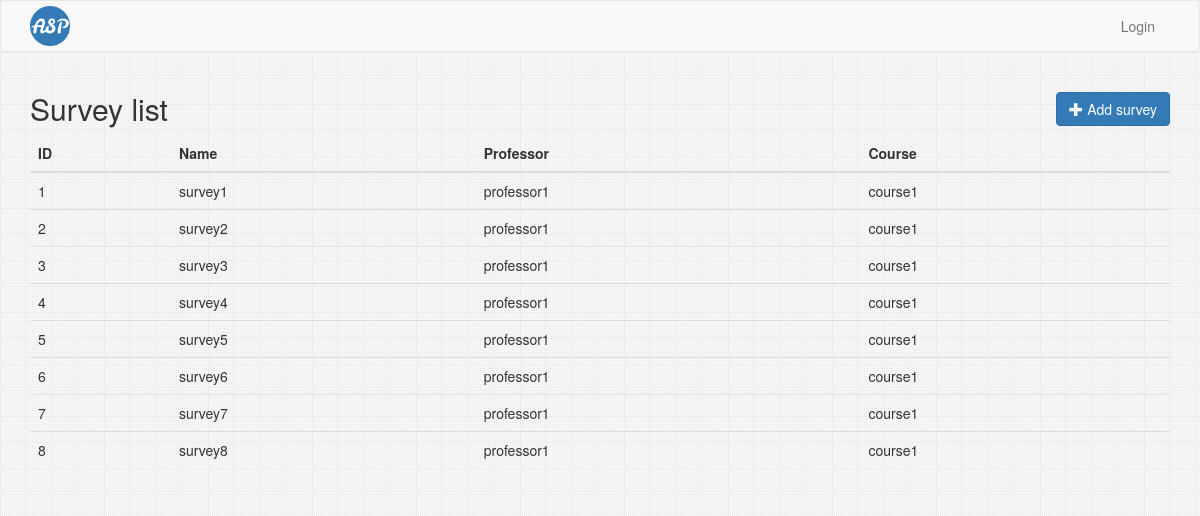
Before: /survey/list with the older database file.
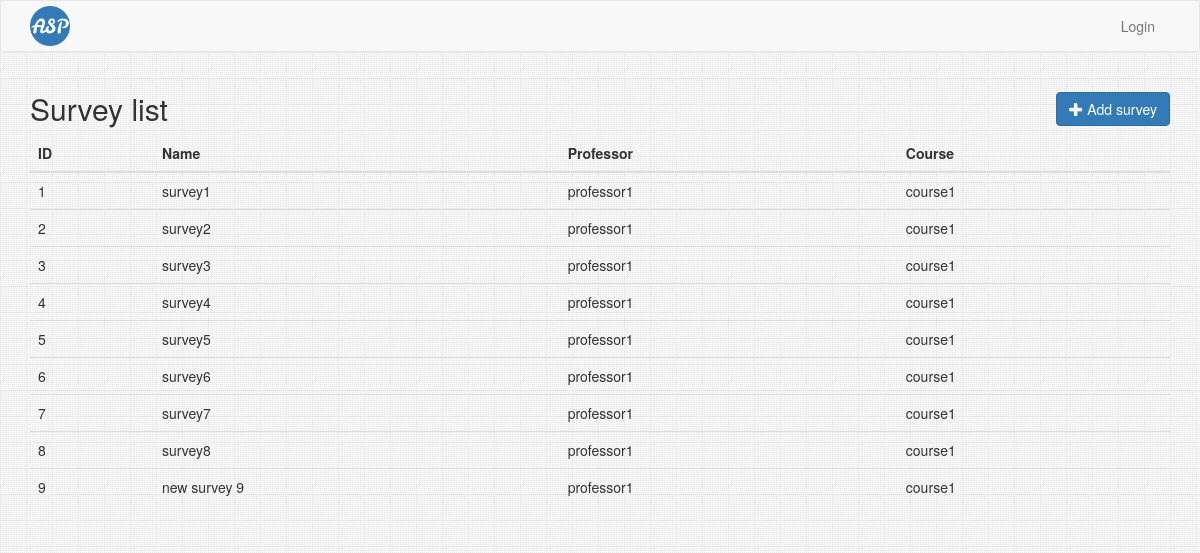
After: the same page with the newer database file.
### Survey/models.py (models this page shows, shortened)
class Survey(models.Model):
    name = models.CharField(
        max_length=400,
    )
    description = models.TextField(
        max_length=4000,
    )
    creation_date = models.DateTimeField(
        auto_now_add=True,
    )
    due_date = models.DateTimeField()
    is_active = models.BooleanField(
        default=True,
    )
    professor = models.ForeignKey(
        Professor,
        related_name='surveys',
    )
    educational_year = models.ForeignKey(
        EducationalYear,
        related_name='surveys',
    )
    course = models.ForeignKey(
        Course,
        related_name='surveys',
    )

### Professor/models.py (models this page shows)
class Professor(models.Model):
    user = models.OneToOneField(
        settings.AUTH_USER_MODEL,
        primary_key=True,
        on_delete=models.CASCADE,
    )
    secondary_email = models.EmailField(
        max_length=100,
    )
    courses = models.ManyToManyField(
        Course,
        related_name='professors',
        blank=True,
    )
    def __str__(self):
        return self.user.username

### Home/models.py (models this page shows)
class User(AbstractUser):
    id_number = models.BigIntegerField(
        unique=True,
        verbose_name='ID number',
    )
    name = models.CharField(
        max_length=300,
    )
    email = models.EmailField(
        max_length=254,
        unique=True,
    )
    mobile_number = models.CharField(
        max_length=15,
    )
    is_admin = models.BooleanField(
        default=False,
    )
    is_professor = models.BooleanField(
        default=False,
    )
    is_student = models.BooleanField(
        default=False,
    )

### Course/models.py (models this page shows)
class Course(models.Model):
    name = models.CharField(
        max_length=200,
    )
    code = models.CharField(
        max_length=200,
    )
    department = models.ForeignKey(
        Department,
        on_delete=models.CASCADE,
        related_name='courses',
    )
    academic_year = models.ForeignKey(
        AcademicYear,
        on_delete=models.CASCADE,
        related_name='courses',
    )
    is_active = models.BooleanField(
        default=True,
    )
    def __str__(self):
        return self.name

### Survey/views.py (the view)
class SurveyList(ListView):
    model = Survey

### Survey/templates/Survey/survey_list.html (shortened to what this page needs)
{% extends 'base.html' %}
{% block content %}
    <h2>
    Survey list
    <a href="{% url 'survey:create' %}" class="btn btn-primary pull-right">
      <span class="glyphicon glyphicon-plus"></span> Add survey
    </a>
    </h2>
    <table class="table table-hover">
    <thead>
        <tr>
            <th>ID</th>
            <th>Name</th>
            <th>Professor</th>
            <th>Course</th>
        </tr>
    </thead>
    <tbody data-link="row" class="rowlink">
        {% for survey in survey_list %}
            <tr>
                <td><a href="{% url 'survey:read' survey.id %}">{{ survey.id }}</a></td>
                <td>{{ survey.name }}</td>
                <td>{{ survey.professor }}</td>
                <td>{{ survey.course }}</td>
            </tr>
        {% empty %}
        <tr>
            <td colspan="6" class="text-center">No result</td>
        </tr>
        {% endfor %}
    </tbody>
    </table>
{% endblock %}

Changed rows visible on the page:
added Survey: id "9", name "new survey 9", professor "professor1", course "course1"
